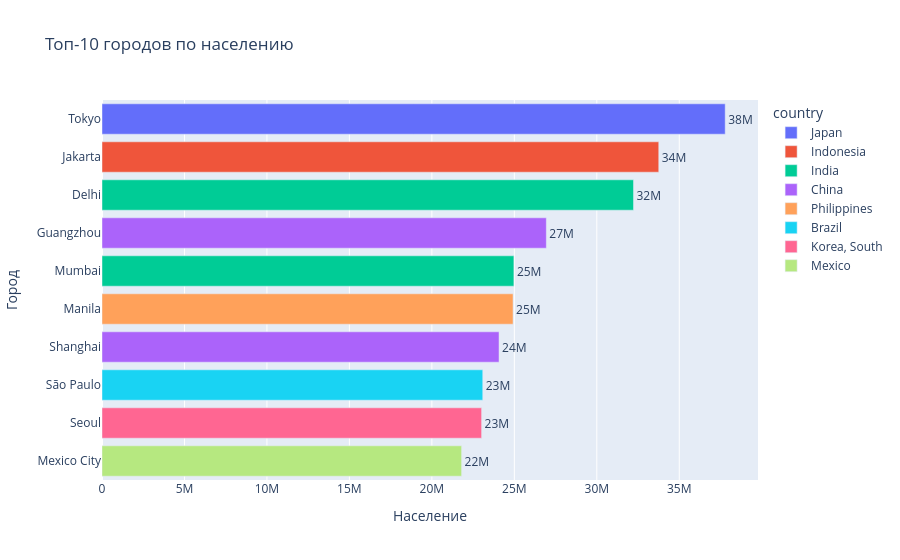

The notebook cell saved with this chart:
### Markdown cell above
**2.1** Топ-10 городов по населению

### Code cell
top_cities = df.nlargest(10, 'population')

fig1 = px.bar(
    top_cities,
    y='city',
    x='population',
    color='country',
    title='Топ-10 городов по населению',
    labels={'population': 'Население', 'city': 'Город'},
    text='population'
)

fig1.update_traces(texttemplate='%{text:.2s}', textposition='outside')
fig1.update_layout(yaxis={'categoryorder': 'total ascending'})
fig1.show()

### Figure 1 — Plotly figure (JSON) as saved in the notebook; plotly's stock layout.template omitted (floating-point values rounded to 4 significant figures)
{"data": [{"hovertemplate": "country=Japan<br>Население=%{text}<br>Город=%{y}<extra></extra>", "legendgroup": "Japan", "marker": {"color": "#636efa", "pattern": {"shape": ""}}, "name": "Japan", "orientation": "h", "showlegend": true, "text": [37780000.0], "textposition": "outside", "texttemplate": "%{text:.2s}", "type": "bar", "x": [37780000.0], "xaxis": "x", "y": ["Tokyo"], "yaxis": "y"}, {"hovertemplate": "country=Indonesia<br>Население=%{text}<br>Город=%{y}<extra></extra>", "legendgroup": "Indonesia", "marker": {"color": "#EF553B", "pattern": {"shape": ""}}, "name": "Indonesia", "orientation": "h", "showlegend": true, "text": [33760000.0], "textposition": "outside", "texttemplate": "%{text:.2s}", "type": "bar", "x": [33760000.0], "xaxis": "x", "y": ["Jakarta"], "yaxis": "y"}, {"hovertemplate": "country=India<br>Население=%{text}<br>Город=%{y}<extra></extra>", "legendgroup": "India", "marker": {"color": "#00cc96", "pattern": {"shape": ""}}, "name": "India", "orientation": "h", "showlegend": true, "text": [32230000.0, 24970000.0], "textposition": "outside", "texttemplate": "%{text:.2s}", "type": "bar", "x": [32230000.0, 24970000.0], "xaxis": "x", "y": ["Delhi", "Mumbai"], "yaxis": "y"}, {"hovertemplate": "country=China<br>Население=%{text}<br>Город=%{y}<extra></extra>", "legendgroup": "China", "marker": {"color": "#ab63fa", "pattern": {"shape": ""}}, "name": "China", "orientation": "h", "showlegend": true, "text": [26940000.0, 24070000.0], "textposition": "outside", "texttemplate": "%{text:.2s}", "type": "bar", "x": [26940000.0, 24070000.0], "xaxis": "x", "y": ["Guangzhou", "Shanghai"], "yaxis": "y"}, {"hovertemplate": "country=Philippines<br>Население=%{text}<br>Город=%{y}<extra></extra>", "legendgroup": "Philippines", "marker": {"color": "#FFA15A", "pattern": {"shape": ""}}, "name": "Philippines", "orientation": "h", "showlegend": true, "text": [24920000.0], "textposition": "outside", "texttemplate": "%{text:.2s}", "type": "bar", "x": [24920000.0], "xaxis": "x", "y": ["Manila"], "yaxis": "y"}, {"hovertemplate": "country=Brazil<br>Население=%{text}<br>Город=%{y}<extra></extra>", "legendgroup": "Brazil", "marker": {"color": "#19d3f3", "pattern": {"shape": ""}}, "name": "Brazil", "orientation": "h", "showlegend": true, "text": [23090000.0], "textposition": "outside", "texttemplate": "%{text:.2s}", "type": "bar", "x": [23090000.0], "xaxis": "x", "y": ["São Paulo"], "yaxis": "y"}, {"hovertemplate": "country=Korea, South<br>Население=%{text}<br>Город=%{y}<extra></extra>", "legendgroup": "Korea, South", "marker": {"color": "#FF6692", "pattern": {"shape": ""}}, "name": "Korea, South", "orientation": "h", "showlegend": true, "text": [23020000.0], "textposition": "outside", "texttemplate": "%{text:.2s}", "type": "bar", "x": [23020000.0], "xaxis": "x", "y": ["Seoul"], "yaxis": "y"}, {"hovertemplate": "country=Mexico<br>Население=%{text}<br>Город=%{y}<extra></extra>", "legendgroup": "Mexico", "marker": {"color": "#B6E880", "pattern": {"shape": ""}}, "name": "Mexico", "orientation": "h", "showlegend": true, "text": [21800000.0], "textposition": "outside", "texttemplate": "%{text:.2s}", "type": "bar", "x": [21800000.0], "xaxis": "x", "y": ["Mexico City"], "yaxis": "y"}], "layout": {"barmode": "relative", "legend": {"title": {"text": "country"}, "tracegroupgap": 0}, "title": {"text": "Топ-10 городов по населению"}, "xaxis": {"anchor": "y", "domain": [0, 1], "title": {"text": "Население"}}, "yaxis": {"anchor": "x", "categoryorder": "total ascending", "domain": [0, 1], "title": {"text": "Город"}}}}
